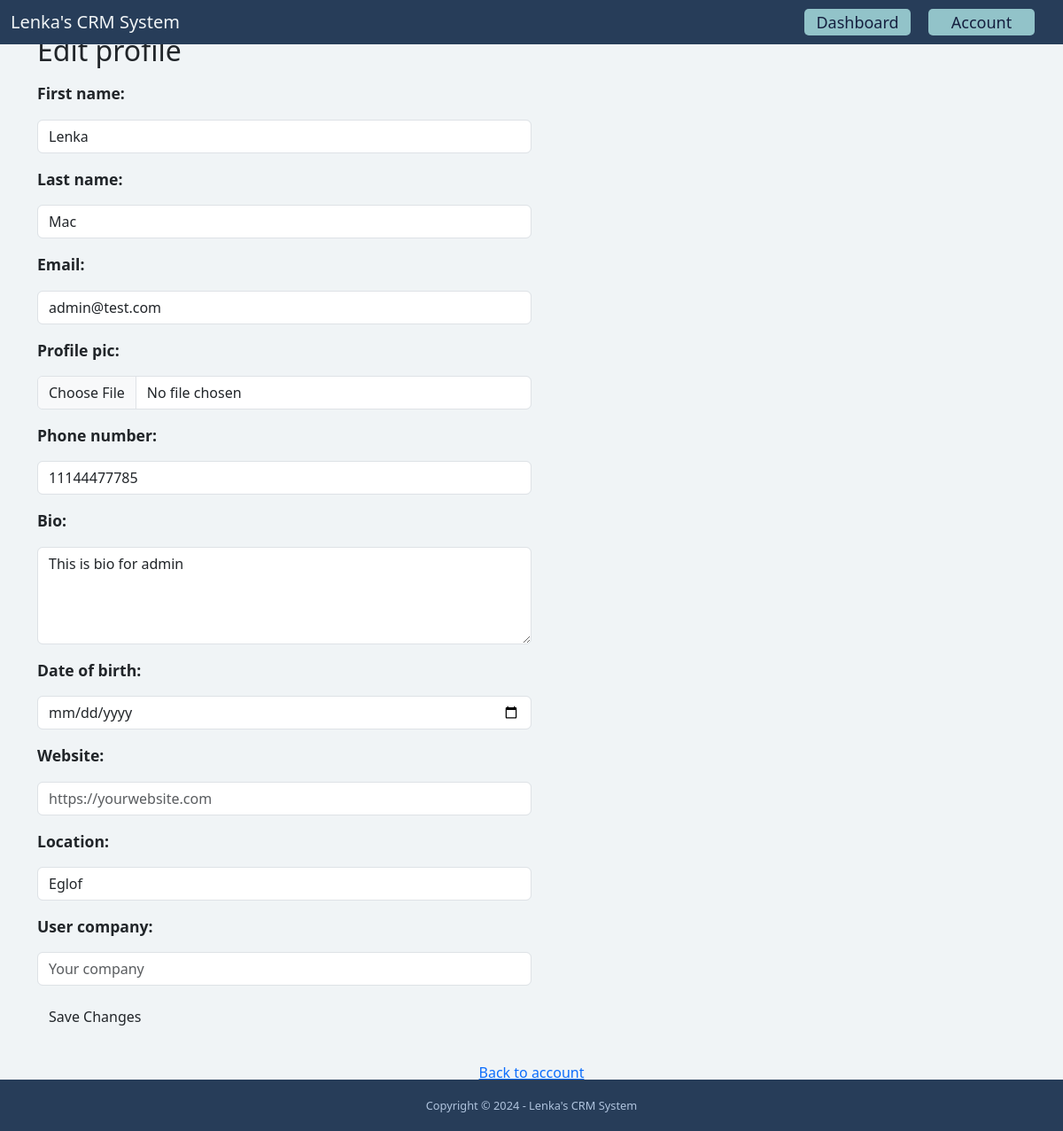
The page /dashboard/account/edit/ (signed in) on the database its author committed.
### userprofile/models.py (models this page shows, shortened)
class UserProfile(models.Model):
    user = models.OneToOneField(User, on_delete=models.CASCADE)
    first_name = models.CharField(max_length=100)
    last_name = models.CharField(max_length=100)
    email = models.EmailField(max_length=100)
    profile_pic = models.ImageField(upload_to='profile_pics', blank=True, null=True)
    phone_number = models.CharField(max_length=15, blank=True, null=True)
    bio = models.TextField(blank=True)
    date_of_birth = models.DateField(blank=True, null=True)
    website = models.URLField(blank=True)
    location = models.CharField(max_length=100, blank=True)
    user_company = models.CharField(max_length=100, blank=True)
    created_by = models.ForeignKey(User, on_delete=models.SET_NULL, related_name='created_by', blank=True, null=True)

### userprofile/views.py (the view)
# urls.py: path('edit/', views.edit_profile, name='edit-profile'),
@login_required
def edit_profile(request):
    user_profile = get_object_or_404(UserProfile, user=request.user)
    if request.method == 'POST':
        form = UserProfileForm(request.POST, request.FILES, instance=user_profile)
        if form.is_valid():
            form.save()
            return redirect('userprofile:account')
    else:
        form = UserProfileForm(instance=user_profile)
    return render(request, 'userprofile/edit_profile.html', {
        'form': form
    })

### userprofile/templates/userprofile/edit_profile.html (shortened to what this page needs)
{% extends 'base.html' %}
{% load static %}
{% block content %}
    <div class="container my-2">
        <div class="row">
            <div class="col-12">
                <h2>Edit profile</h2>
            </div>
        </div>
         <div class="row">
            <form method="POST" enctype="multipart/form-data" class="py-2">
                   {{ form.as_p }}
                    <button type="submit" class="btn">Save Changes</button>
            </form>
        </div>
        <div class="row my-lg-4">
            <div class="col-12">
                <div class="text-center">
                    <a href="{% url 'userprofile:account' %}">Back to account</a>
                </div>
            </div>
        </div>
    </div>
{% endblock %}

### static/styles.css (style rules this page uses)
html, body { height: 100%; margin: 0; }
body { background-color: #f0f4f6; position: relative; padding-bottom: 58px; min-height: 100vh; }
label { font-weight: bold; font-size: 1.1rem; }
.container { margin-top: 80px; margin-bottom: 80px; }

### rows shown on the page
UserProfile: first_name "Lenka", last_name "Mac", email "admin@test.com", phone_number "11144477785", bio "This is bio for admin", location "Eglof"
